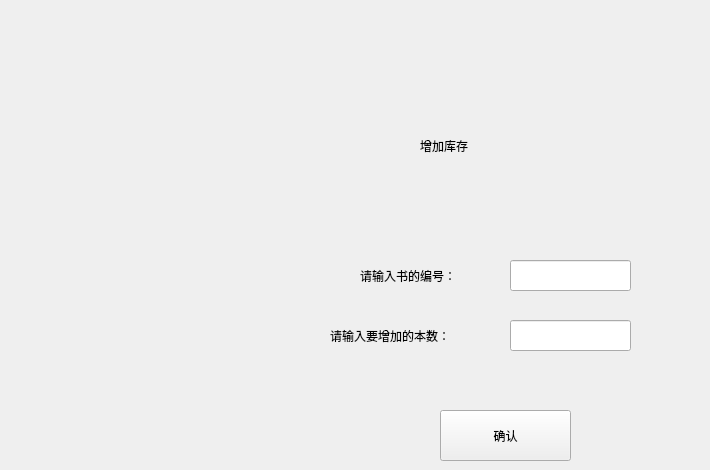
     <widget class="QWidget" name="page">
      <widget class="QLabel" name="label_7">
       <property name="geometry">
        <rect>
         <x>420</x>
         <y>110</y>
         <width>281</width>
         <height>71</height>
        </rect>
       </property>
       <property name="styleSheet">
        <string notr="true">font: 22pt &quot;微软雅黑&quot;;</string>
       </property>
       <property name="text">
        <string>增加库存</string>
       </property>
      </widget>
      <widget class="QLabel" name="inputbookid">
       <property name="geometry">
        <rect>
         <x>360</x>
         <y>260</y>
         <width>131</width>
         <height>31</height>
        </rect>
       </property>
       <property name="styleSheet">
        <string notr="true">font: 9pt &quot;微软雅黑&quot;;</string>
       </property>
       <property name="text">
        <string>请输入书的编号：</string>
       </property>
      </widget>
      <widget class="QLabel" name="inputnewstorage">
       <property name="geometry">
        <rect>
         <x>330</x>
         <y>320</y>
         <width>161</width>
         <height>31</height>
        </rect>
       </property>
       <property name="styleSheet">
        <string notr="true">font: 9pt &quot;微软雅黑&quot;;</string>
       </property>
       <property name="text">
        <string>请输入要增加的本数：</string>
       </property>
      </widget>
      <widget class="QLineEdit" name="inputbookid1">
       <property name="geometry">
        <rect>
         <x>510</x>
         <y>260</y>
         <width>121</width>
         <height>31</height>
        </rect>
       </property>
       <property name="styleSheet">
        <string notr="true">font: 9pt &quot;微软雅黑&quot;;</string>
       </property>
      </widget>
      <widget class="QLineEdit" name="inputnewstorage1">
       <property name="geometry">
        <rect>
         <x>510</x>
         <y>320</y>
         <width>121</width>
         <height>31</height>
        </rect>
       </property>
       <property name="styleSheet">
        <string notr="true">font: 9pt &quot;微软雅黑&quot;;</string>
       </property>
      </widget>
      <widget class="QPushButton" name="addstorageokBtn">
       <property name="geometry">
        <rect>
         <x>440</x>
         <y>410</y>
         <width>131</width>
         <height>51</height>
        </rect>
       </property>
       <property name="styleSheet">
        <string notr="true">font: 9pt &quot;微软雅黑&quot;;</string>
       </property>
       <property name="text">
        <string>确认</string>
       </property>
      </widget>
     </widget>
